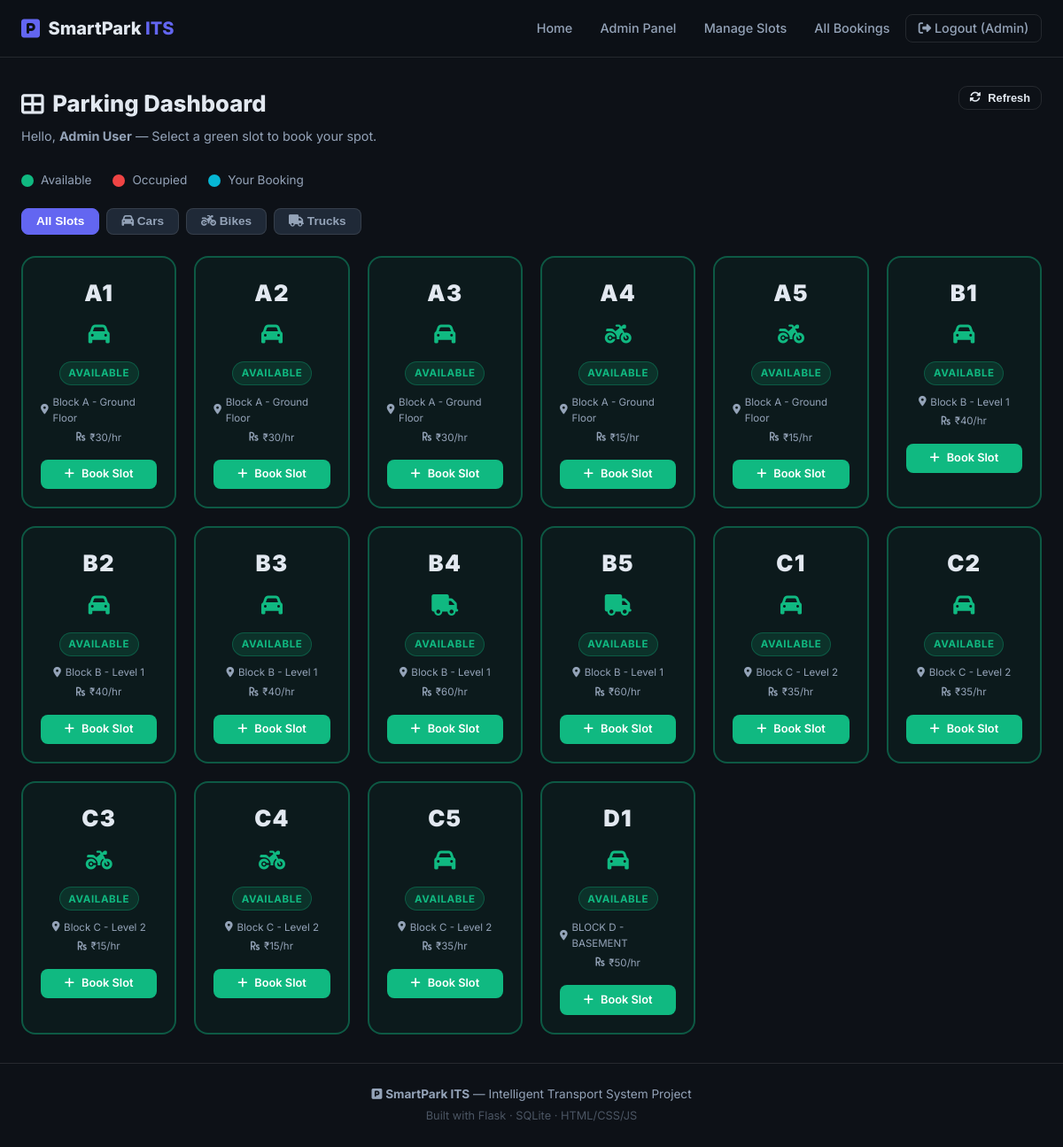
The app's page /dashboard (signed in) with its own data.
### tables this page shows
CREATE TABLE parking_slots (
    id INTEGER PRIMARY KEY AUTOINCREMENT,
    slot_number TEXT UNIQUE NOT NULL,  -- e.g. "A1", "B3"
    location TEXT NOT NULL,            -- e.g. "Block A - Ground Floor"
    status TEXT NOT NULL DEFAULT 'available',  -- 'available' or 'occupied'
    vehicle_type TEXT NOT NULL DEFAULT 'car',  -- 'car', 'bike', 'truck'
    rate_per_hour REAL NOT NULL DEFAULT 30.0   -- cost in â‚¹ per hour
);

### app.py (the view)
@app.route('/dashboard')
@login_required
def dashboard():
    conn = get_db()
    slots = conn.execute("SELECT * FROM parking_slots ORDER BY slot_number").fetchall()
    active_booking = conn.execute(
        """SELECT b.*, s.slot_number FROM bookings b
           JOIN parking_slots s ON b.slot_id = s.id
           WHERE b.user_id=? AND b.status='active'""",
        (session['user_id'],)
    ).fetchone()
    conn.close()
    return render_template('dashboard.html', slots=slots, active_booking=active_booking)

### app.py (called while the page is built)
def get_db():
    conn = sqlite3.connect(DATABASE)
    conn.row_factory = sqlite3.Row   # lets us access columns by name
    return conn

def login_required(f):
    from functools import wraps
    @wraps(f)
    def decorated(*args, **kwargs):
        if 'user_id' not in session:
            flash('Please log in first.', 'warning')
            return redirect(url_for('login'))
        return f(*args, **kwargs)
    return decorated

### templates/dashboard.html (shortened to what this page needs)
{% extends 'base.html' %}
{% block content %}
<section class="dashboard-section">
    <div class="page-header">
        <div>
            <h1><i class="fas fa-th-large"></i> Parking Dashboard</h1>
            <p>Hello, <strong>{{ session.get('name') }}</strong> — Select a green slot to book your spot.</p>
        </div>
        <div class="header-actions">
            <button class="btn btn-outline btn-sm" id="refreshBtn" onclick="refreshSlots()">
                <i class="fas fa-sync-alt" id="refreshIcon"></i> Refresh
            </button>
        </div>
    </div>
    <div class="legend-bar">
        <span class="legend-item">
            <span class="legend-dot dot-available"></span> Available
        </span>
        <span class="legend-item">
            <span class="legend-dot dot-occupied"></span> Occupied
        </span>
        <span class="legend-item">
            <span class="legend-dot dot-mine"></span> Your Booking
        </span>
    </div>
    <div class="filter-tabs">
        <button class="filter-tab active" data-filter="all" onclick="filterSlots('all', this)">
            All Slots
        </button>
        <button class="filter-tab" data-filter="car" onclick="filterSlots('car', this)">
            <i class="fas fa-car"></i> Cars
        </button>
        <button class="filter-tab" data-filter="bike" onclick="filterSlots('bike', this)">
            <i class="fas fa-motorcycle"></i> Bikes
        </button>
        <button class="filter-tab" data-filter="truck" onclick="filterSlots('truck', this)">
            <i class="fas fa-truck"></i> Trucks
        </button>
    </div>
    <div class="slots-grid" id="slotsGrid">
        {% for slot in slots %}
        <div class="slot-card {{ slot['status'] }}
                    {% if active_booking and active_booking['slot_id'] == slot['id'] %}mine{% endif %}"
             data-vehicle="{{ slot['vehicle_type'] }}"
             data-slot-id="{{ slot['id'] }}"
             id="slot-{{ slot['id'] }}">
            <div class="slot-number">{{ slot['slot_number'] }}</div>
            <div class="slot-vehicle-icon">
                {% if slot['vehicle_type'] == 'car' %}
                    <i class="fas fa-car"></i>
                {% elif slot['vehicle_type'] == 'bike' %}
                    <i class="fas fa-motorcycle"></i>
                {% else %}
                    <i class="fas fa-truck"></i>
                {% endif %}
            </div>
            <div class="slot-status-badge">
                {% if slot['status'] == 'available' %}
                    <span class="badge badge-available">Available</span>
                {% else %}
                    <span class="badge badge-occupied">Occupied</span>
                {% endif %}
            </div>
            <div class="slot-info">
                <small><i class="fas fa-map-marker-alt"></i> {{ slot['location'] }}</small>
                <small><i class="fas fa-rupee-sign"></i> ₹{{ slot['rate_per_hour']|int }}/hr</small>
            </div>
            {% if slot['status'] == 'available' and not active_booking %}
                <a href="{{ url_for('book_slot', slot_id=slot['id']) }}"
                   class="btn btn-book" id="bookBtn-{{ slot['id'] }}">
                    <i class="fas fa-plus"></i> Book Slot
                </a>
            {% elif active_booking and active_booking['slot_id'] == slot['id'] %}
                <span class="your-slot-label">Your Slot</span>
            {% else %}
                <span class="slot-unavail-label">Unavailable</span>
            {% endif %}
        </div>
        {% endfor %}
    </div>
</section>
{% endblock %}

### templates/base.html (shortened to what this page needs)
<!DOCTYPE html>
<html lang="en">
<head>
    <link rel="stylesheet" href="https://cdnjs.cloudflare.com/ajax/libs/font-awesome/6.5.0/css/all.min.css">
    <link rel="stylesheet" href="{{ url_for('static', filename='css/style.css') }}">
</head>
<body>
<nav class="navbar">
    <div class="nav-container">
        <a href="{{ url_for('index') }}" class="nav-brand">
            <i class="fas fa-parking nav-logo-icon"></i>
            <span>SmartPark <span class="brand-accent">ITS</span></span>
        </a>
        <ul class="nav-links">
            <li><a href="{{ url_for('index') }}" class="nav-link">Home</a></li>
            {% if session.get('user_id') %}
                {% if session.get('role') == 'admin' %}
                    <li><a href="{{ url_for('admin_dashboard') }}" class="nav-link">Admin Panel</a></li>
                    <li><a href="{{ url_for('manage_slots') }}" class="nav-link">Manage Slots</a></li>
                    <li><a href="{{ url_for('all_bookings') }}" class="nav-link">All Bookings</a></li>
                {% else %}
                    <li><a href="{{ url_for('dashboard') }}" class="nav-link">Dashboard</a></li>
                    <li><a href="{{ url_for('my_bookings') }}" class="nav-link">My Bookings</a></li>
                {% endif %}
                <li>
                    <a href="{{ url_for('logout') }}" class="nav-link btn-nav-logout">
                        <i class="fas fa-sign-out-alt"></i> Logout ({{ session.get('name', '').split()[0] }})
                    </a>
                </li>
            {% else %}
                <li><a href="{{ url_for('login') }}" class="nav-link">Login</a></li>
                <li><a href="{{ url_for('register') }}" class="nav-link btn-nav-register">Sign Up</a></li>
            {% endif %}
        </ul>
    </div>
</nav>
<main class="main-content">
    {% block content %}{% endblock %}
</main>
<footer class="footer">
    <div class="footer-inner">
        <p>
            <i class="fas fa-parking"></i>
            <strong>SmartPark ITS</strong> — Intelligent Transport System Project
        </p>
        <p class="footer-sub">Built with Flask · SQLite · HTML/CSS/JS</p>
    </div>
</footer>
</body>
</html>

### static/css/style.css (style rules this page uses)
:root { --bg: #0d1117; --bg2: #161b22; --bg3: #1f2937; --card: rgba(255,255,255,0.05); --border: rgba(255,255,255,0.1); --text: #e2e8f0; --text-muted: #94a3b8; --primary: #6366f1; --primary-h: #4f46e5; --green: #10b981; --red: #ef4444; --yellow: #f59e0b; --cyan: #06b6d4; --radius: 12px; --shadow: 0 4px 24px rgba(0,0,0,0.4); --transition: 0.25s ease; }
*,*::before,*::after { box-sizing:border-box;margin:0;padding:0 }
html { scroll-behavior:smooth }
body { font-family:'Inter',sans-serif;background:var(--bg);color:var(--text);min-height:100vh;line-height:1.6 }
a { color:var(--primary);text-decoration:none }
ul { list-style:none }
.navbar { position:sticky;top:0;z-index:100;background:rgba(13,17,23,0.85);border-bottom:1px solid var(--border);backdrop-filter:blur(16px) }
.nav-container { max-width:1200px;margin:0 auto;padding:0 1.5rem;display:flex;align-items:center;justify-content:space-between;height:64px }
.nav-brand { display:flex;align-items:center;gap:.6rem;font-size:1.25rem;font-weight:800;color:var(--text);text-decoration:none }
.nav-logo-icon { color:var(--primary);font-size:1.5rem }
.brand-accent { color:var(--primary) }
.nav-links { display:flex;align-items:center;gap:.25rem }
.nav-link { padding:.4rem .85rem;border-radius:8px;color:var(--text-muted);font-size:.9rem;font-weight:500;transition:var(--transition) }
.btn-nav-logout { border:1px solid var(--border);border-radius:8px }
.main-content { min-height:calc(100vh - 64px - 80px) }
.footer { text-align:center;padding:1.5rem;border-top:1px solid var(--border);color:var(--text-muted);font-size:.85rem }
.footer-sub { color:#4b5563;margin-top:.25rem;font-size:.8rem }
.btn { display:inline-flex;align-items:center;gap:.5rem;padding:.55rem 1.2rem;border-radius:10px;font-size:.9rem;font-weight:600;border:none;cursor:pointer;transition:var(--transition);text-decoration:none }
.btn-outline { background:transparent;color:var(--text);border:1px solid var(--border) }
.btn-sm { padding:.3rem .75rem;font-size:.8rem }
.btn-book { background:var(--green);color:#fff;width:100%;justify-content:center;margin-top:.5rem;padding:.4rem .8rem;font-size:.8rem;border-radius:8px }
.dashboard-section { max-width:1200px;margin:0 auto;padding:2rem 1.5rem }
.page-header { display:flex;align-items:flex-start;justify-content:space-between;flex-wrap:wrap;gap:1rem;margin-bottom:1.75rem }
.page-header h1 { font-size:1.6rem;font-weight:800;display:flex;align-items:center;gap:.6rem }
.page-header p { color:var(--text-muted);font-size:.9rem;margin-top:.25rem }
.header-actions { display:flex;align-items:center;gap:.75rem }
.legend-bar { display:flex;gap:1.5rem;margin-bottom:1.25rem;flex-wrap:wrap }
.legend-item { display:flex;align-items:center;gap:.5rem;font-size:.85rem;color:var(--text-muted) }
.legend-dot { width:14px;height:14px;border-radius:50% }
.dot-available { background:var(--green) }
.dot-occupied { background:var(--red) }
.dot-mine { background:var(--cyan) }
.filter-tabs { display:flex;gap:.5rem;margin-bottom:1.5rem;flex-wrap:wrap }
.filter-tab { background:var(--bg3);border:1px solid var(--border);color:var(--text-muted);padding:.4rem 1rem;border-radius:8px;font-size:.85rem;font-weight:600;cursor:pointer;transition:var(--transition) }
.filter-tab:hover,.filter-tab.active { background:var(--primary);border-color:var(--primary);color:#fff }
.slots-grid { display:grid;grid-template-columns:repeat(auto-fill,minmax(175px,1fr));gap:1.25rem }
.slot-card { background:var(--bg2);border:2px solid var(--border);border-radius:16px;padding:1.25rem;display:flex;flex-direction:column;align-items:center;gap:.5rem;transition:var(--transition);position:relative }
.slot-card.available { border-color:rgba(16,185,129,.4);background:rgba(16,185,129,.05) }
.slot-number { font-size:1.6rem;font-weight:900;letter-spacing:.05em }
.slot-vehicle-icon { font-size:1.5rem;color:var(--text-muted) }
.slot-card.available .slot-vehicle-icon { color:var(--green) }
.slot-info { display:flex;flex-direction:column;align-items:center;gap:.2rem;width:100% }
.slot-info small { font-size:.72rem;color:var(--text-muted);display:flex;align-items:center;gap:.3rem }
.badge { display:inline-flex;align-items:center;padding:.2rem .6rem;border-radius:999px;font-size:.72rem;font-weight:700;text-transform:uppercase;letter-spacing:.05em }
.badge-available,.badge-active { background:rgba(16,185,129,.15);color:var(--green);border:1px solid rgba(16,185,129,.3) }
.slot-status-badge { margin:.1rem 0 }

### records on screen
parking_slots: slot_number "A1", vehicle_type "car" (drawn), status "AVAILABLE", location "Block A - Ground Floor", rate_per_hour "30"
parking_slots: slot_number "A2", vehicle_type "car" (drawn), status "AVAILABLE", location "Block A - Ground Floor", rate_per_hour "30"
parking_slots: slot_number "A3", vehicle_type "car" (drawn), status "AVAILABLE", location "Block A - Ground Floor", rate_per_hour "30"
parking_slots: slot_number "A4", vehicle_type "bike" (drawn), status "AVAILABLE", location "Block A - Ground Floor", rate_per_hour "15"
parking_slots: slot_number "A5", vehicle_type "bike" (drawn), status "AVAILABLE", location "Block A - Ground Floor", rate_per_hour "15"
parking_slots: slot_number "B1", vehicle_type "car" (drawn), status "AVAILABLE", location "Block B - Level 1", rate_per_hour "40"
parking_slots: slot_number "B2", vehicle_type "car" (drawn), status "AVAILABLE", location "Block B - Level 1", rate_per_hour "40"
parking_slots: slot_number "B3", vehicle_type "car" (drawn), status "AVAILABLE", location "Block B - Level 1", rate_per_hour "40"
parking_slots: slot_number "B4", vehicle_type "truck" (drawn), status "AVAILABLE", location "Block B - Level 1", rate_per_hour "60"
parking_slots: slot_number "B5", vehicle_type "truck" (drawn), status "AVAILABLE", location "Block B - Level 1", rate_per_hour "60"
parking_slots: slot_number "C1", vehicle_type "car" (drawn), status "AVAILABLE", location "Block C - Level 2", rate_per_hour "35"
parking_slots: slot_number "C2", vehicle_type "car" (drawn), status "AVAILABLE", location "Block C - Level 2", rate_per_hour "35"
parking_slots: slot_number "C3", vehicle_type "bike" (drawn), status "AVAILABLE", location "Block C - Level 2", rate_per_hour "15"
parking_slots: slot_number "C4", vehicle_type "bike" (drawn), status "AVAILABLE", location "Block C - Level 2", rate_per_hour "15"
parking_slots: slot_number "C5", vehicle_type "car" (drawn), status "AVAILABLE", location "Block C - Level 2", rate_per_hour "35"
parking_slots: slot_number "D1", vehicle_type "car" (drawn), status "AVAILABLE", location "BLOCK D - BASEMENT", rate_per_hour "50"

### other values on screen
{{ session.get('name', '').split()[0] }} "Admin"
{{ session.get('name') }} "Admin User"
